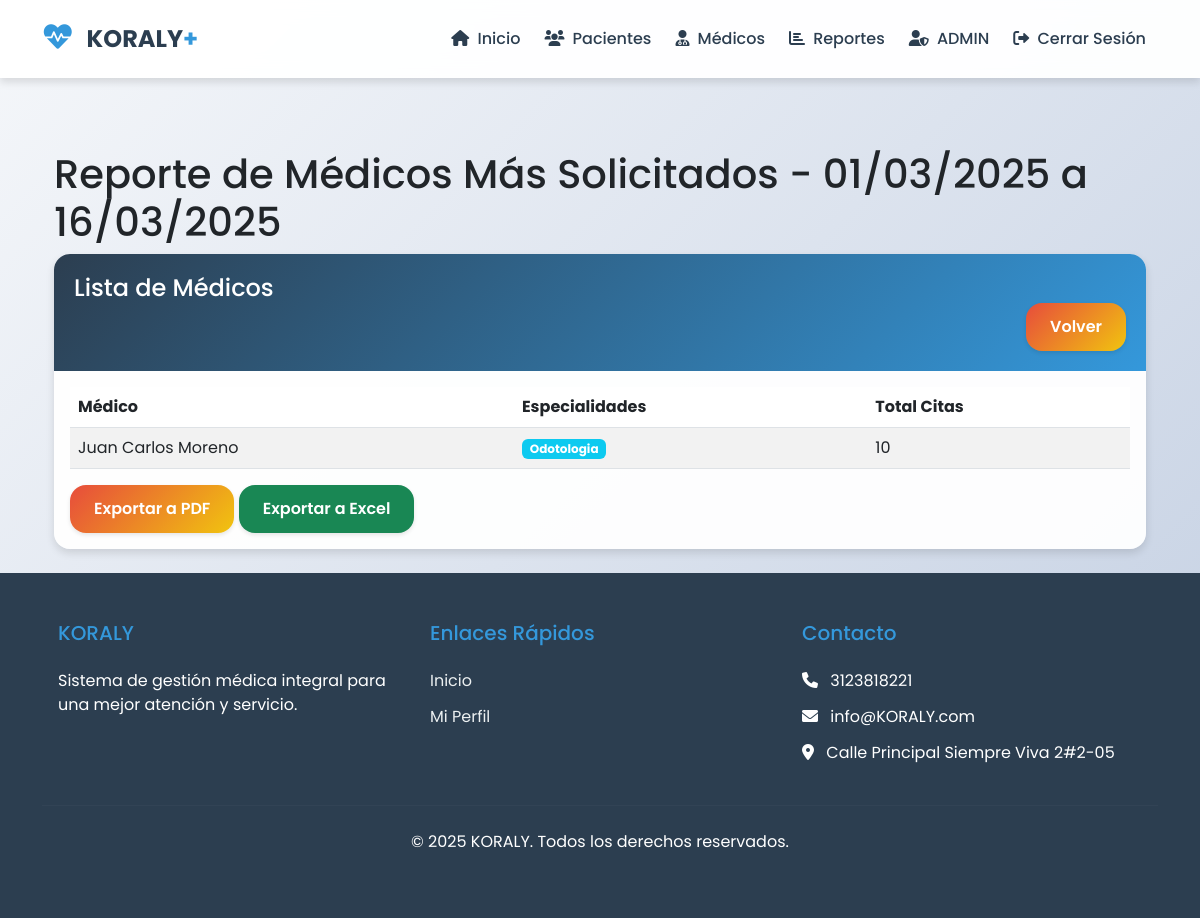
Screenshot of /reportes/medicos-solicitados/ (signed in) with the database file from the repository.
### usuarios/models.py (models this page shows, shortened)
class Medico(models.Model):
    usuario = models.OneToOneField(Usuario, on_delete=models.CASCADE, related_name='medico')
    especialidades = models.ManyToManyField('Especialidad', related_name='medicos')
    biografia = models.TextField(blank=True, null=True)
    direccion = models.CharField(max_length=200, blank=True, null=True)
    experiencia = models.PositiveIntegerField(default=0)
    class Meta:
        verbose_name = "Médico"
        verbose_name_plural = "Médicos"

class Usuario(AbstractUser):
    ADMIN = 'admin'
    MEDICO = 'medico'
    PACIENTE = 'paciente'
    TIPO_USUARIO_CHOICES = [
        (ADMIN, 'Administrador'),
        (MEDICO, 'Médico'),
        (PACIENTE, 'Paciente'),
    ]
    tipo_usuario = models.CharField(
        max_length=10,
        choices=TIPO_USUARIO_CHOICES,
        default=PACIENTE,
    )
    telefono = models.CharField(max_length=15, blank=True, null=True)
    foto = models.ImageField(upload_to='fotos_perfil/', blank=True, null=True)  # Nuevo campo
    def is_admin(self):
        return self.tipo_usuario == self.ADMIN
    def is_medico(self):
        return self.tipo_usuario == self.MEDICO
    def is_paciente(self):
        return self.tipo_usuario == self.PACIENTE

class Especialidad(models.Model):
    nombre = models.CharField(max_length=100)
    descripcion = models.TextField(blank=True)
    class Meta:
        verbose_name_plural = "Especialidades"

### reportes/views.py (the view)
# urls.py: path('medicos-solicitados/', views.reporte_medicos_solicitados, name='reporte_medicos_solicitados'),
@user_passes_test(admin_required)
def reporte_medicos_solicitados(request):
    fecha_inicio = request.GET.get('fecha_inicio')
    fecha_fin = request.GET.get('fecha_fin')
    if fecha_inicio and fecha_fin:
        try:
            fecha_inicio = datetime.datetime.strptime(fecha_inicio, '%Y-%m-%d').date()
            fecha_fin = datetime.datetime.strptime(fecha_fin, '%Y-%m-%d').date()
        except ValueError:
            messages.error(request, 'Formato de fecha inválido.')
            return redirect('generar_reportes')
    else:
        hoy = timezone.now().date()
        fecha_inicio = datetime.date(hoy.year, hoy.month, 1)
        fecha_fin = hoy
    medicos_solicitados = Medico.objects.filter(
        citas__fecha__gte=fecha_inicio,
        citas__fecha__lte=fecha_fin
    ).annotate(
        total_citas=Count('citas')
    ).order_by('-total_citas')
    if not medicos_solicitados.exists():
        messages.warning(request, f"No hay médicos con citas en el período seleccionado ({fecha_inicio.strftime('%d/%m/%Y')} a {fecha_fin.strftime('%d/%m/%Y')}).")
    return render(request, 'reportes/reporte_medicos_solicitados.html', {
        'medicos_solicitados': medicos_solicitados,
        'fecha_inicio': fecha_inicio,
        'fecha_fin': fecha_fin,
        'tipo_reporte': 'medicos-solicitados'
    })

### reportes/views.py (called while the page is built)
def admin_required(user):
    return user.is_authenticated and user.is_admin()

### templates/reportes/reporte_medicos_solicitados.html (shortened to what this page needs)
{% extends 'base.html' %}
{% block content %}
<div class="container mt-5">
    <h1>Reporte de Médicos Más Solicitados - {{ fecha_inicio|date:'d/m/Y' }} a {{ fecha_fin|date:'d/m/Y' }}</h1>
    <div class="card">
        <div class="card-header bg-primary text-white">
            <h4 class="mb-0">Lista de Médicos</h4>
            <a href="{% url 'generar_reportes' %}" class="btn btn-secondary float-end">Volver</a>
        </div>
        <div class="card-body">
            {% if medicos_solicitados %}
                <table class="table table-striped">
                    <thead>
                        <tr>
                            <th>Médico</th>
                            <th>Especialidades</th>
                            <th>Total Citas</th>
                        </tr>
                    </thead>
                    <tbody>
                        {% for medico in medicos_solicitados %}
                            <tr>
                                <td>{{ medico.usuario.get_full_name }}</td>
                                <td>
                                    {% for especialidad in medico.especialidades.all %}
                                        <span class="badge bg-info me-1">{{ especialidad.nombre }}</span>
                                    {% endfor %}
                                </td>
                                <td>{{ medico.total_citas }}</td>
                            </tr>
                        {% endfor %}
                    </tbody>
                </table>
                <a href="{% url 'exportar_pdf' tipo_reporte %}?fecha_inicio={{ fecha_inicio|date:'Y-m-d' }}&fecha_fin={{ fecha_fin|date:'Y-m-d' }}" class="btn btn-secondary">Exportar a PDF</a>
                <a href="{% url 'exportar_excel' tipo_reporte %}?fecha_inicio={{ fecha_inicio|date:'Y-m-d' }}&fecha_fin={{ fecha_fin|date:'Y-m-d' }}" class="btn btn-success">Exportar a Excel</a>
            {% else %}
                <p class="text-muted">No hay médicos con citas en el período seleccionado.</p>
            {% endif %}
        </div>
    </div>
</div>
{% endblock %}

### templates/base.html (style rules this page uses)
:root { --primary-color: #2c3e50; --secondary-color: #3498db; --accent-color: #e74c3c; --success-color: #2ecc71; --warning-color: #f1c40f; --light-color: #ecf0f1; --dark-color: #2c3e50; --gradient-primary: linear-gradient(135deg, #2c3e50 0%, #3498db 100%); --gradient-secondary: linear-gradient(135deg, #e74c3c 0%, #f1c40f 100%); --shadow-sm: 0 2px 4px rgba(0,0,0,0.1); --shadow-md: 0 4px 8px rgba(0,0,0,0.12); --shadow-lg: 0 8px 16px rgba(0,0,0,0.15); --border-radius: 1rem; }
body { font-family: 'Poppins', sans-serif; background: linear-gradient(135deg, #f5f7fa 0%, #c3cfe2 100%); min-height: 100vh; display: flex; flex-direction: column; }
.btn { border-radius: var(--border-radius); padding: 0.75rem 1.5rem; font-weight: 600; transition: all 0.3s ease; border: none; box-shadow: var(--shadow-sm); }
.btn-secondary { background: var(--gradient-secondary); }
.card { border: none; border-radius: var(--border-radius); background: rgba(255, 255, 255, 0.95); box-shadow: var(--shadow-md); transition: all 0.3s ease; overflow: hidden; }
.card-header { background: var(--gradient-primary); color: white; font-weight: 600; padding: 1.25rem; border-bottom: none; }

### rows the page displays
Medico: usuario.get_full_name "Juan Carlos Moreno", total_citas "10"
Especialidad: nombre "Odotologia"

### other values shown
{{ fecha_inicio|date:'d/m/Y' }} "01/03/2025"
{{ fecha_fin|date:'d/m/Y' }} "16/03/2025"
